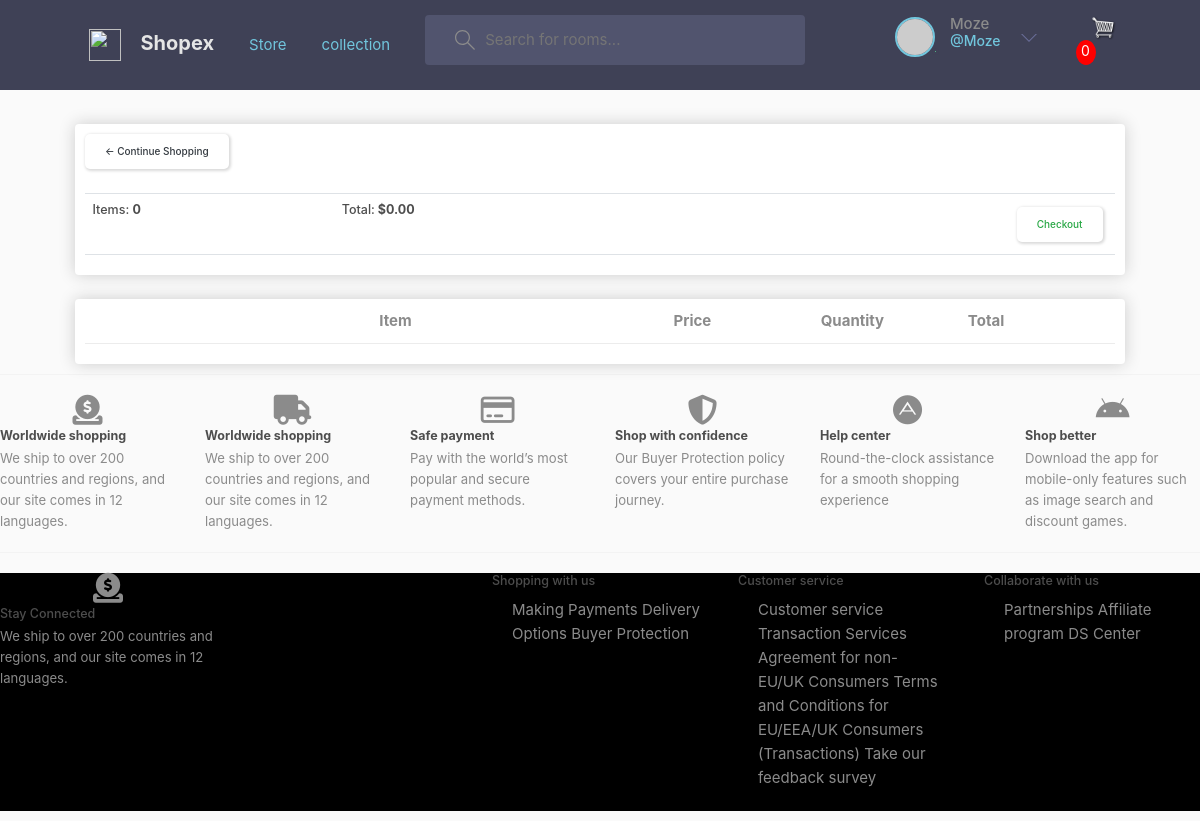
The page /cart/ (signed in) on the database as committed earlier.
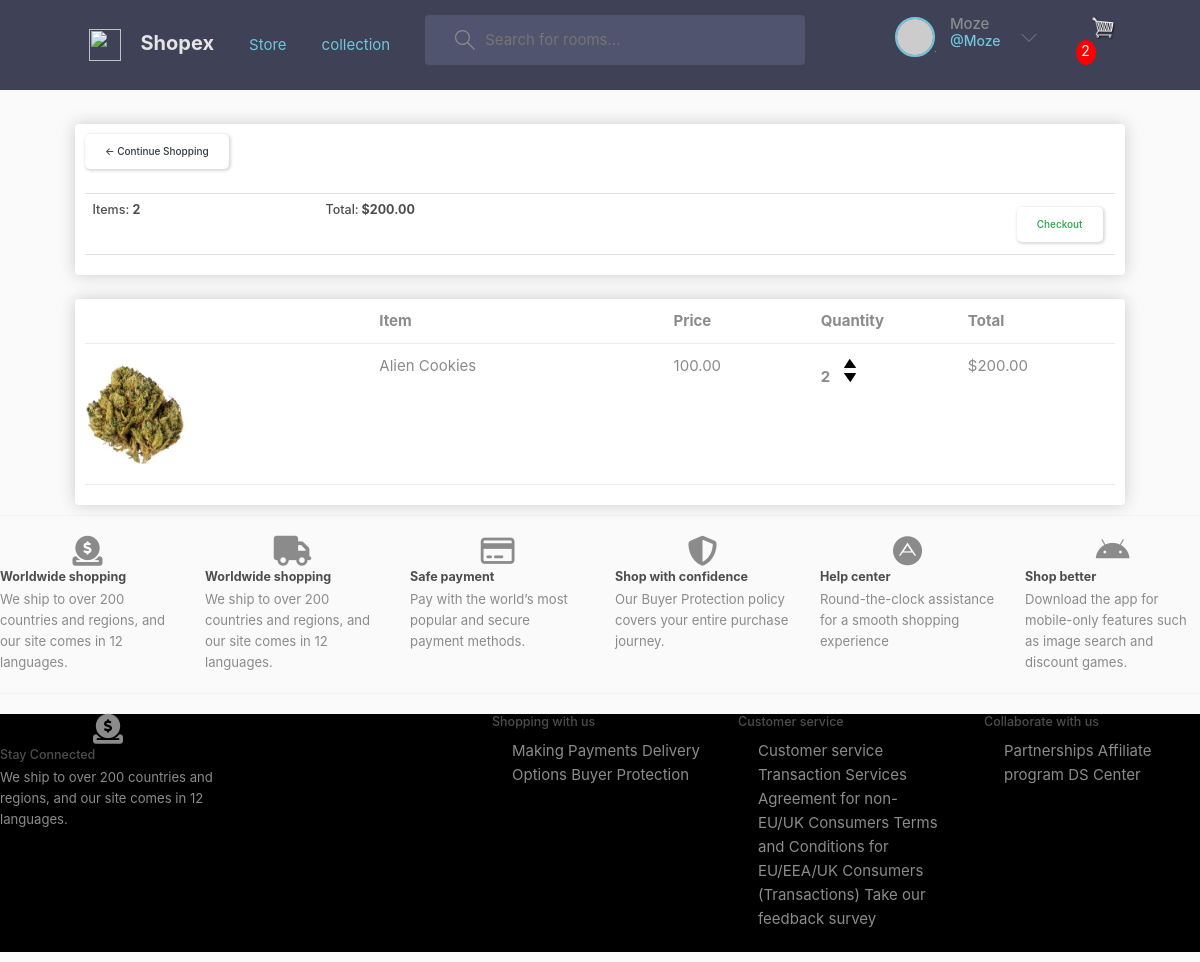
The same page on the database as committed later.
### store/models.py (models this page shows, shortened)
class Order(models.Model):
    customer = models.ForeignKey(Customer,on_delete=models.SET_NULL,blank=True,null=True)
    date_ordered = models.DateTimeField(auto_now_add=True)
    complete = models.BooleanField(default=False,null=True,blank=False)
    transaction_id = models.CharField(max_length=200,null=True)
    @property
    def get_cart_total(self):
        ordereditems = self.ordereditem_set.all()
        total = sum([item.get_total for item in ordereditems])
        return total
    @property
    def get_cart_items(self):
        ordereditems = self.ordereditem_set.all()
        total = sum([item.quantity for item in ordereditems])
        return total

class orderedItem(models.Model):
    product = models.ForeignKey(Product,on_delete=models.SET_NULL,blank=True,null=True)
    order = models.ForeignKey(Order,on_delete=models.SET_NULL,blank=True,null=True)
    quantity = models.IntegerField(default=0,null=True,blank=True)
    date_added = models.DateTimeField(auto_now_add=True)
    @property
    def get_total(self):
        total = self.product.price*self.quantity
        return total

class Product(models.Model):
    category = models.ForeignKey(Category,on_delete=models.SET_NULL,blank=True,null=True)
    slug = models.SlugField(max_length=200,null=True,blank=False)
    name = models.CharField(max_length=200,null=True)
    price = models.DecimalField(max_digits=7,decimal_places=2 )
    old_price =  models.DecimalField(max_digits=7,decimal_places=2,null=True,)
    small_descriptions = models.CharField(max_length=500,null=True,blank=False)
    descriptions = models.TextField(max_length=500,null=True,blank=False)
    digital = models.BooleanField(default=False,null=True,blank=False)
    image = models.ImageField(null=True, blank=True)
    trending = models.BooleanField(default=False,help_text="0=default, 1=Trending")
    tag =  models.CharField(max_length=200,null=True,blank=False)
    status = models.BooleanField(default=False,help_text="0=default, 1=Hidden")
    @property
    def imageURL(self):
        try:
            url = self.image.url
        except:
            url = ''
        return url

### store/views.py (the view)
# urls.py: path('cart/', views.cart, name="cart"),
def cart(request):
    data = cartData(request)
    cartItems = data['cartItems']
    order =data['order']
    items = data['items']
    context = {'items':items,'order':order,'cartItems':cartItems}
    return render (request, 'store/cart.html',context)

### store/utils.py (called while the page is built)
def cartData(request):
    if request.user.is_authenticated:
        user = request.user
        customer,created = Customer.objects.get_or_create(
            email=user.email,
            username = user.username,
        )
        customer.name = user.username
        customer.save()
        order, created = Order.objects.get_or_create(customer=customer,complete=False)
        items= order.ordereditem_set.all()
        cartItems = order.get_cart_items
    else:
       cookieData = cookieCart(request)
       cartItems = cookieData['cartItems']
       order = cookieData['order']
       items = cookieData['items']
    return{'cartItems':cartItems,'order':order,'items':items}

### store/templates/store/cart.html
{% extends 'store/main.html' %}
{% load static %}
{% block content %}
	<div class="row">
		<div class="col-lg-12">
			<div class="box-element">
				<a  class="btn btn-outline-dark" href="{% url 'store' %}">&#x2190; Continue Shopping</a>
				<br>
				<br>
				<table class="table">
					<tr>
						<th><h5>Items: <strong>{{ order.get_cart_items}}</strong></h5></th>
						<th><h5>Total:<strong> ${{ order.get_cart_total|floatformat:2}}</strong></h5></th>
						<th>
							<a  style="float:right; margin:5px;" class="btn btn-outline-success" href="{% url 'checkout' %}">Checkout</a>
						</th>
					</tr>
				</table>
			</div>
			<br>
			<div class="box-element">
				<div class="cart-row">
					<div style="flex:2"></div>
					<div style="flex:2"><strong>Item</strong></div>
					<div style="flex:1"><strong>Price</strong></div>
					<div style="flex:1"><strong>Quantity</strong></div>
					<div style="flex:1"><strong>Total</strong></div>
				</div>
				{% for item in items %}
				<div class="cart-row">
					<div style="flex:2"><img class="row-image" src="{{item.product.imageURL}}"></div>
					<div style="flex:2"><p>{{item.product.name}}</p></div>
					<div style="flex:1"><p>{{item.product.price|floatformat:2}}</p></div>
					<div style="flex:1">
						<p class="quantity">{{item.quantity}}</p>
						<div class="quantity">
							<img data-product="{{item.product.id}}" data-action="add" class="chg-quantity update-cart" src="{% static  'images/arrow-up.png' %}">
							<img data-product="{{item.product.id}}" data-action="remove" class="chg-quantity update-cart" src="{% static  'images/arrow-down.png' %}">
						</div>
					</div>
					<div style="flex:1"><p>${{item.get_total}}</p></div>
				</div>
				{% endfor %}
			</div>
		</div>
	</div>
{% endblock content %}

### store/templates/store/main.html (shortened to what this page needs)
<!DOCTYPE html>
{% load static %}
<html>
<head>
	<link rel="stylesheet" href="https://stackpath.bootstrapcdn.com/bootstrap/4.4.1/css/bootstrap.min.css">
	<link rel="stylesheet" href="path/to/bootstrap/css/bootstrap.min.css">
	<link rel="stylesheet" href="path/to/font-awesome/css/font-awesome.min.css">
	<link rel="stylesheet" href="https://cdn.jsdelivr.net/npm/bootstrap@4.3.1/dist/css/bootstrap.min.css">
	<link rel="stylesheet" href="https://cdnjs.cloudflare.com/ajax/libs/font-awesome/4.7.0/css/font-awesome.min.css">
	<link rel="stylesheet" type="text/css" href="{% static 'css/main.css' %}">
</head>
<body>
	<header class="header header--loggedIn">
		<div class="container">
		  <a href="{% url 'store' %}" class="header__logo">
			<img src="{% static 'images/logo.svg' %}" />
			<h1>Shopex</h1>
		  </a>
		  <a class="header__logo" href="{% url 'store' %}">Store <span class="sr-only">(current)</span></a>
		  <a class="header__logo" href="{% url 'collection' %}">collection</a>
		  <form class="header__search" method="GET" action="#">
			<label>
			  <input  name="q" placeholder="Search for rooms..." />
			</label>
		  </form>
	<nav class="header__menu">
	{% if user.is_authenticated %}
	<div class="header__user">
		<a href="{% url 'user-profile' user.id %}">
		  <div class="avatar avatar--medium active">
			<img src="https://randomuser.me/api/portraits/men/37.jpg" />
		  </div>
		  <p>{{request.user.username}} <span>@{{request.user.username}}</span></p>
		</a>
		<button class="dropdown-button">
		  <svg version="1.1" xmlns="http://www.w3.org/2000/svg" width="32" height="32" viewBox="0 0 32 32">
			<title>chevron-down</title>
			<path d="M16 21l-13-13h-3l16 16 16-16h-3l-13 13z"></path>
		  </svg>
		</button>
	  </div>
		 {% else %}
			<a href="{% url 'login' %}"class="btn btn-outline-warning">Login</a>
			<img src="{% static 'images/avatar.svg' %}" />
			</a>
	{% endif %}
	</nav>
	<div class="form-inline my-2 my-lg-0">
		<div class="search-bar">
			<a href="{% url 'cart' %}">
				<img  id="cart-icon" src="{% static 'images/cart.png' %}">
			</a>
			<p id="cart-total">{{cartItems}}</p>
			</div>
	 </div>
	</div>
	</header>
     <div class="container">
            <br>
            {% block content %}
            {% endblock content %}
         </div>
		<hr>
<div class="bottom-footer" style="margin-top: 2rem;">
	<div class="row">
		<div class="col">
			<center><i class="fa-sharp fa-solid fa-circle-dollar-to-slot fa-2x"></i></center>
			<h5><strong>Worldwide shopping</strong></h5>
			<p style="font-size: 0.875em!important;">We ship to over 200 countries and regions, and our site comes in 12 languages.</p>
		</div>
		<div class="col">
			<center><i class="fa-solid fa-truck fa-2x"></i></center>
			<h5><strong>Worldwide shopping</strong></h5>
			<p style="font-size: 0.875em!important;">We ship to over 200 countries and regions, and our site comes in 12 languages.</p>
		</div>
		<div class="col">
			<center><i class="fa-regular fa-credit-card fa-2x"></i></center>
			<h5><strong>Safe payment</strong></h5>
			<p style="font-size: 0.875em!important;">Pay with the world’s most popular and secure payment methods.</p>
		  </div>
		  <div class="col">
			<center><i class="fa-solid fa-shield-halved fa-2x"></i></center>
			<h5><strong>Shop with confidence</strong></h5>
			<p style="font-size: 0.875em!important;">Our Buyer Protection policy covers your entire purchase journey.</p>
		  </div>
		  <div class="col">
			<center><i class="fa-brands fa-adn fa-2x"></i></center>
			<h5><strong>Help center</strong></h5>
			<p style="font-size: 0.875em!important;">Round-the-clock assistance for a smooth shopping experience</p>
		  </div>
		  <div class="col">
			<center><i class="fa-brands fa-android fa-2x"></i></center>
			<h5><strong>Shop better</strong></h5>
			<p style="font-size: 0.875em!important;">Download the app for mobile-only features such as image search and discount games.</p>
		  </div>
</div>
<hr>
<div class="bottom-footer" style="margin-top: 2rem; background-color: black; " >
	<div class="row">
		<div class="col">
			<center><i class="fa-sharp fa-solid fa-circle-dollar-to-slot fa-2x"></i></center>
			<h5>Stay Connected</h5>
			<p style="font-size: 0.875em!important;">We ship to over 200 countries and regions, and our site comes in 12 languages.</p>
		</div>
		<div class="col">
		</div>
		<div class="col">
			<h5>Shopping with us</h5>
			<p style="font-size: 0.875em!important;">
				<ul>
					<l1>Making Payments</l1>
					<l1>Delivery Options</l1>
					<l1>Buyer Protection</l1>
				</ul>
			</p>
		  </div>
		  <div class="col">
			<h5>Customer service</h5>
			<p style="font-size: 0.875em!important;">
				<ul>
					<l1>Customer service</l1>
					<l1>Transaction Services Agreement for non-<br>EU/UK Consumers</l1>
					<l1>Terms and Conditions for EU/EEA/UK</l1>
					<l1>Consumers (Transactions)</l1>
					<l1>Take our feedback survey</l1>
				</ul>
			</p>
		  </div>
		  <div class="col">
			<h5>Collaborate with us</h5>
			<p style="font-size: 0.875em!important;">
				<ul>
					<l1>Partnerships</l1>
					<l1>Affiliate program</l1>
					<l1>DS Center</l1>
				</ul>
			</p>
		  </div>
</div>
<hr>
</body>
</html>

### static/css/main.css (style rules this page uses)
body { background-color: hsl(0, 0%, 98%); }
h1,h2,h3,h4,h5,h6 { color:hsl(0, 0%, 30%); }
.box-element { box-shadow:hsl(0, 0%, 80%) 0 0 16px; background-color: #fff; border-radius: 4px; padding: 10px; }
#cart-icon { width:25px; display: inline-block; margin-left: 15px; }
#cart-total { display: block; text-align: center; color:#fff; background-color: red; width: 20px; height: 25px; border-radius: 50%; font-size: 14px; }
.col-lg-4, .col-lg-6, .col-lg-8, .col-lg-12 { margin-top: 10px; }
.btn { border-radius: 0; }
.row-image { width: 100px; }
.cart-row { display: flex; align-items: flex-stretch; padding-bottom: 10px; margin-bottom: 10px; border-bottom: 1px solid #ececec; }
.quantity { display: inline-block; font-weight: 700; padding-right:10px; }
.chg-quantity { width: 12px; cursor: pointer; display: block; margin-top: 5px; transition:.1s; }
a { text-decoration: none; }
.search-bar { width: 100% !important; margin-left: 10% !important; }
:root { --color-main: #71c6dd; --color-main-light: #e1f6fb; --color-dark: #3f4156; --color-dark-medium: #51546e; --color-dark-light: #696d97; --color-light: #e5e5e5; --color-gray: #8b8b8b; --color-light-gray: #b2bdbd; --color-bg: #2d2d39; --color-success: #5dd693; --color-error: #fc4b0b; }
* { font-family: "DM Sans", -apple-system, BlinkMacSystemFont, "Segoe UI", Roboto, Oxygen, Ubuntu, Cantarell, "Open Sans", "Helvetica Neue", sans-serif; margin: 0; padding: 0; text-rendering: optimizeLegibility; font-size: inherit; }
html { font-size: 56.25%; }
@media only screen and (min-width: 1200px) { html { font-size: 62.5%; } }
body { line-height: 1.6; font-weight: 400; font-size: 1.5rem; color: var(--color-gray); min-height: 100vh; }
img { width: 100%; }
a { display: inline-block; color: var(--color-main); text-decoration: none; }
.container { max-width: 120rem; width: 90%; margin: auto; }
.btn { background-color: transparent; border: none; display: inline-flex; align-items: center; gap: 1rem; cursor: pointer; transition: all ease-in-out 0.3s; padding: 1rem 2rem; border-radius: 5px; box-shadow: 1px 1px 3px 1px rgba(0, 0, 0, 0.15); font-weight: 500; }
.avatar { position: relative; display: inline-block; border-radius: 50%; border: 2px solid var(--color-main); }
.avatar img { display: block; border-radius: 50%; object-fit: cover; object-position: center; }
.avatar::after { content: ""; display: block; position: absolute; background-color: var(--color-gray); z-index: 111; border-radius: 50%; border: 0.3rem solid var(--color-dark); }
.avatar.active::after { background-color: var(--color-success); }
.avatar.avatar--medium img { width: 3.6rem; height: 3.6rem; border-radius: 50%; }
.avatar.avatar--medium:after { width: 0.7rem; height: 0.7rem; bottom: 0px; right: -6px; }
.header { padding: 1.5rem; background-color: var(--color-dark); }
.header > .container { display: flex; gap: 3.5rem; }
.header__logo, .header__user { display: flex; gap: 2rem; align-items: center; }
.header__logo > img { height: 3.2rem; width: 3.2rem; }
.header__logo > h1 { font-weight: 700; font-size: 2rem; color: var(--color-light); }
.header__search > label { background-color: var(--color-dark-medium); padding: 1.3rem 2rem; display: flex; align-items: center; gap: 1rem; border-radius: 4px; }
.header__search svg { fill: var(--color-gray); width: 2rem; height: 2rem; margin-left: 1rem; }
.header__search input { width: 30rem; background: transparent; border: none; outline: none; color: var(--color-light); }
.header__menu { margin-left: auto; position: relative; }
.header__menu a { display: flex; gap: 1.5rem; align-items: center; font-weight: 500; text-decoration: none; color: var(--color-gray); }
.header__menu img { height: 3.6rem; }
.header__menu p { line-height: 1.2; }
.header__menu span { color: var(--color-main); font-weight: 500; font-size: 1.4rem; display: block; }
.header__menu svg { width: 1.6rem; height: 1.6rem; fill: var(--color-dark-light); }
.dropdown-button { background: transparent; border: 0; outline: 0; cursor: pointer; }

### store/templates/store/main.html (style rules this page uses)
a { text-decoration: none; }

Rows that differ between the two databases and show on the page:
computed for Order: get_cart_items "0" → "2"; get_cart_total "0.00" → "200.00"
added orderedItem: product.imageURL (picture), product.name "Alien Cookies", product.price "100.00", quantity "2", get_total "200.00"
Other text that changed with them:
{{ cartItems }}: "0" → "2"
